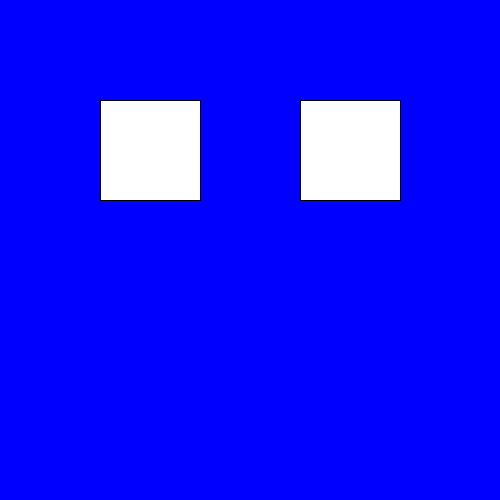
Frame 1 (no input)
Frame 60 (the mouse pressed at the canvas centre just before this capture): identical to frame 1, image omitted
Frame 120 (the mouse held since frame 60 and released just before this capture): identical to frame 1, image omitted

The Processing sketch that drew this single still picture (run headless with seeded random() and noise(); from frame 60 on, the mouse is pressed at the canvas centre):

// Processing sketch: processing_66431
// ── processing_66431.pde


void setup(){
 size(500,500);

}
void draw(){
    background(0,0,255);
   rect(300,100,100,100);
   rect(100,100,100,100);

  if (mouseX>100 && mouseX<200){
    if(mouseY<200 && mouseY>100){
      if (mousePressed){
     ellipse(50,50,50,50);
      }
    }
}
  if (mouseX>300 && mouseX<400){
    if(mouseY<200 && mouseY>100){
      if (mousePressed){
     ellipse(350,350,50,50);
      }
    }
  }
}
